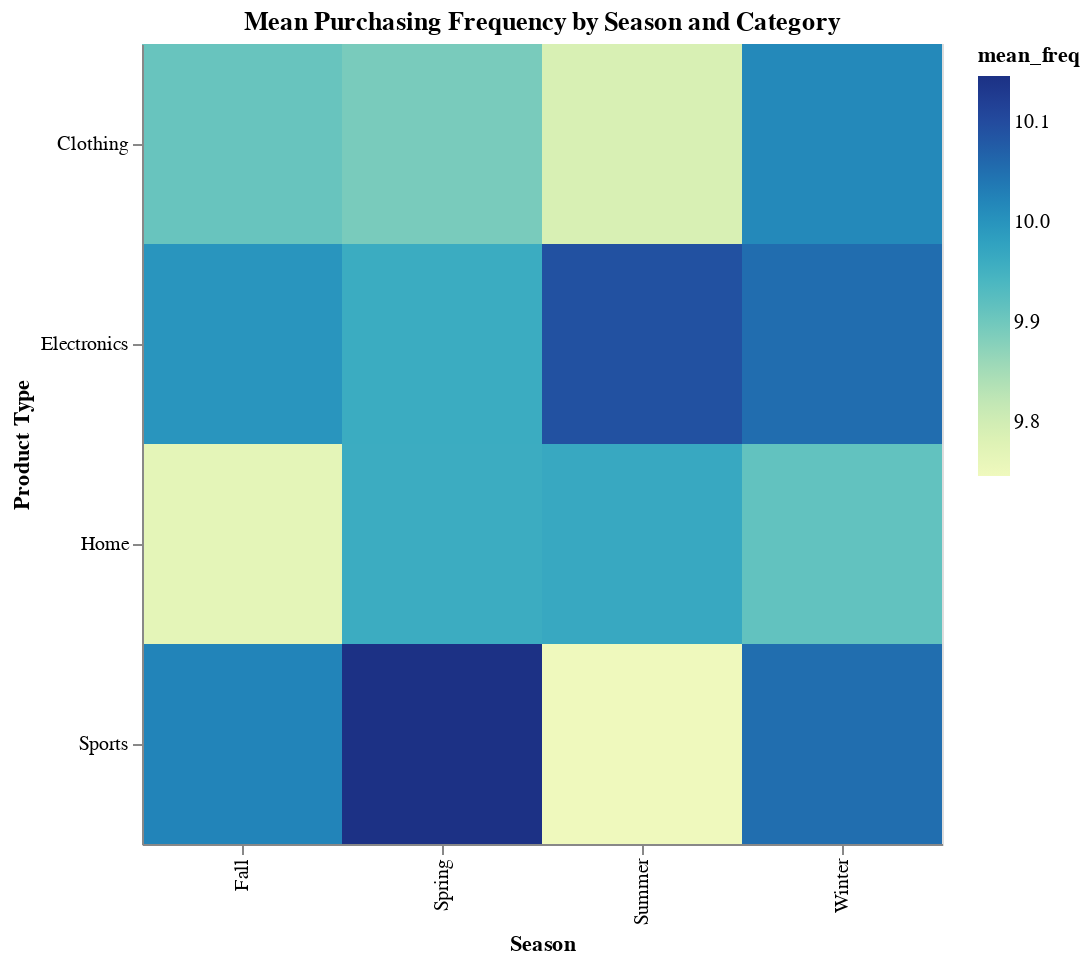

The notebook cell this image was saved under:
### Code cell
story_3_example = alt.Chart(sales_df).transform_aggregate(
    mean_freq = 'mean(Purchase_Frequency)',
    groupby=["Season","Most_Frequent_Category"]
).mark_rect(color = "viridis").encode(
    alt.X('Season', title='Season'),
    alt.Y('Most_Frequent_Category', title='Product Type'),
    color = "mean_freq:Q"
).properties(
    title = 'Mean Purchasing Frequency by Season and Category',
    height = 400,
    width = 400,
)
story_3_example

### Figure 1 — Vega specification as saved in the notebook (floating-point values rounded to 4 significant figures)
{"$schema": "https://vega.github.io/schema/vega/v5.json", "data": [{"name": "source_0", "values": [{"Most_Frequent_Category": "Electronics", "Season": "Winter", "mean_freq": 10.05}, {"Most_Frequent_Category": "Clothing", "Season": "Spring", "mean_freq": 9.892}, {"Most_Frequent_Category": "Sports", "Season": "Winter", "mean_freq": 10.05}, {"Most_Frequent_Category": "Electronics", "Season": "Spring", "mean_freq": 9.961}, {"Most_Frequent_Category": "Clothing", "Season": "Summer", "mean_freq": 9.79}, {"Most_Frequent_Category": "Electronics", "Season": "Summer", "mean_freq": 10.09}, {"Most_Frequent_Category": "Home", "Season": "Winter", "mean_freq": 9.914}, {"Most_Frequent_Category": "Electronics", "Season": "Fall", "mean_freq": 9.998}, {"Most_Frequent_Category": "Home", "Season": "Summer", "mean_freq": 9.967}, {"Most_Frequent_Category": "Home", "Season": "Spring", "mean_freq": 9.961}, {"Most_Frequent_Category": "Clothing", "Season": "Fall", "mean_freq": 9.908}, {"Most_Frequent_Category": "Sports", "Season": "Spring", "mean_freq": 10.15}, {"Most_Frequent_Category": "Sports", "Season": "Summer", "mean_freq": 9.747}, {"Most_Frequent_Category": "Clothing", "Season": "Winter", "mean_freq": 10.02}, {"Most_Frequent_Category": "Sports", "Season": "Fall", "mean_freq": 10.02}, {"Most_Frequent_Category": "Home", "Season": "Fall", "mean_freq": 9.768}]}, {"name": "source_0_x_domain_Season", "values": [{"Season": "Winter"}, {"Season": "Spring"}, {"Season": "Summer"}, {"Season": "Fall"}]}, {"name": "source_0_y_domain_Most_Frequent_Category", "values": [{"Most_Frequent_Category": "Electronics"}, {"Most_Frequent_Category": "Clothing"}, {"Most_Frequent_Category": "Sports"}, {"Most_Frequent_Category": "Home"}]}, {"name": "source_0_color_domain_mean_freq", "values": [{"min": 9.747, "max": 10.15}]}], "marks": [{"type": "rect", "name": "marks", "from": {"data": "source_0"}, "encode": {"update": {"x": {"field": "Season", "scale": "x"}, "fill": {"field": "mean_freq", "scale": "color"}, "width": {"signal": "max(0.25, bandwidth('x'))"}, "height": {"signal": "max(0.25, bandwidth('y'))"}, "y": {"field": "Most_Frequent_Category", "scale": "y"}}}, "style": ["rect"]}], "scales": [{"name": "x", "type": "band", "domain": {"data": "source_0_x_domain_Season", "field": "Season", "sort": true}, "range": [0, {"signal": "width"}], "paddingOuter": 0, "paddingInner": 0}, {"name": "y", "type": "band", "domain": {"data": "source_0_y_domain_Most_Frequent_Category", "field": "Most_Frequent_Category", "sort": true}, "range": [0, {"signal": "height"}], "paddingInner": 0, "paddingOuter": 0}, {"name": "color", "type": "linear", "domain": [{"signal": "(data(\"source_0_color_domain_mean_freq\")[0] || {}).min"}, {"signal": "(data(\"source_0_color_domain_mean_freq\")[0] || {}).max"}], "range": "heatmap", "interpolate": "hcl", "zero": false}], "axes": [{"scale": "x", "labelAlign": "right", "orient": "bottom", "labelAngle": 270, "title": "Season", "grid": false, "labelBaseline": "middle", "zindex": 1}, {"scale": "y", "title": "Product Type", "grid": false, "zindex": 1, "orient": "left"}], "title": {"text": "Mean Purchasing Frequency by Season and Category", "frame": "group"}, "background": "white", "width": 400, "height": 400, "legends": [{"fill": "color", "gradientLength": {"signal": "clamp(height, 64, 200)"}, "title": "mean_freq"}], "style": "cell", "padding": 5}
